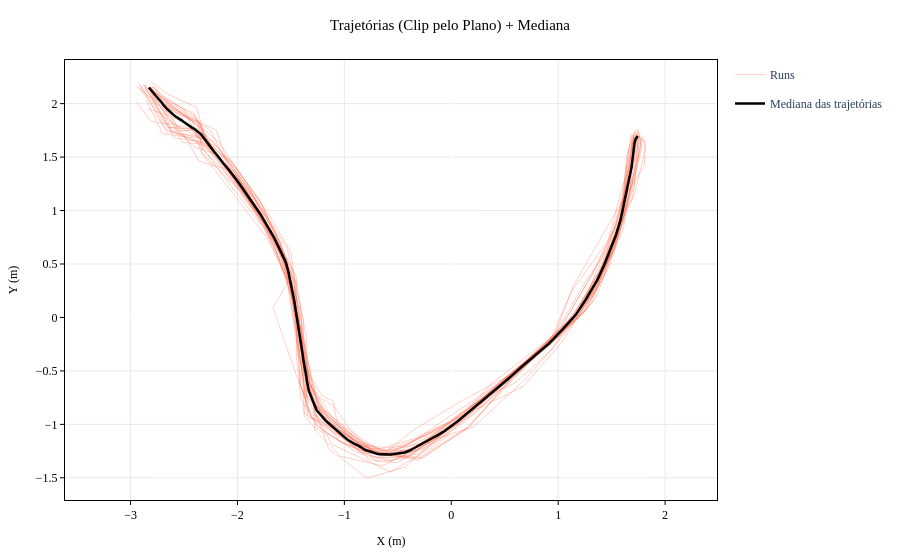

Here is the notebook cell this chart was saved with:
### Markdown cell above
**Trajetórias 2 câmeras (clip): todas as runs** com mediana calculada.

### Code cell
fig = go.Figure()

for i, (rx, ry) in enumerate(p for p in paths_clipped_2cam if p is not None):
    fig.add_trace(go.Scatter(
        x=rx, y=ry,
        mode='lines', name='Runs',
        line=dict(color='tomato', width=1),
        opacity=0.3,
        legendgroup='runs', showlegend=(i == 0)
    ))

fig.add_trace(go.Scatter(
    x=median_path_x_2cam, y=median_path_y_2cam,
    mode='lines', name='Mediana das trajetórias',
    line=dict(color='black', width=2.5)
))

fig.update_layout(
    title='Trajetórias (Clip pelo Plano) + Mediana',
    xaxis_title='X (m)', yaxis_title='Y (m)',
    yaxis_scaleanchor='x', hovermode='closest'
)
apply_ieee_style(fig)
save_fig(fig, 'wc_paths_2cam_clip_median.svg')
fig.show()

### Figure 1 — Plotly figure (JSON) as saved in the notebook; plotly's stock layout.template omitted (floating-point values rounded to 4 significant figures; data arrays with more than 128 entries replaced by an {"elided": "..."} marker saying what was removed)
{"data": [{"legendgroup": "runs", "line": {"color": "tomato", "width": 1}, "mode": "lines", "name": "Runs", "opacity": 0.3, "showlegend": true, "type": "scatter", "x": {"elided": "500 float values"}, "y": {"elided": "500 float values"}}, {"legendgroup": "runs", "line": {"color": "tomato", "width": 1}, "mode": "lines", "name": "Runs", "opacity": 0.3, "showlegend": false, "type": "scatter", "x": {"elided": "500 float values"}, "y": {"elided": "500 float values"}}, {"legendgroup": "runs", "line": {"color": "tomato", "width": 1}, "mode": "lines", "name": "Runs", "opacity": 0.3, "showlegend": false, "type": "scatter", "x": {"elided": "500 float values"}, "y": {"elided": "500 float values"}}, {"legendgroup": "runs", "line": {"color": "tomato", "width": 1}, "mode": "lines", "name": "Runs", "opacity": 0.3, "showlegend": false, "type": "scatter", "x": {"elided": "500 float values"}, "y": {"elided": "500 float values"}}, {"legendgroup": "runs", "line": {"color": "tomato", "width": 1}, "mode": "lines", "name": "Runs", "opacity": 0.3, "showlegend": false, "type": "scatter", "x": {"elided": "500 float values"}, "y": {"elided": "500 float values"}}, {"legendgroup": "runs", "line": {"color": "tomato", "width": 1}, "mode": "lines", "name": "Runs", "opacity": 0.3, "showlegend": false, "type": "scatter", "x": {"elided": "500 float values"}, "y": {"elided": "500 float values"}}, {"legendgroup": "runs", "line": {"color": "tomato", "width": 1}, "mode": "lines", "name": "Runs", "opacity": 0.3, "showlegend": false, "type": "scatter", "x": {"elided": "500 float values"}, "y": {"elided": "500 float values"}}, {"legendgroup": "runs", "line": {"color": "tomato", "width": 1}, "mode": "lines", "name": "Runs", "opacity": 0.3, "showlegend": false, "type": "scatter", "x": {"elided": "500 float values"}, "y": {"elided": "500 float values"}}, {"legendgroup": "runs", "line": {"color": "tomato", "width": 1}, "mode": "lines", "name": "Runs", "opacity": 0.3, "showlegend": false, "type": "scatter", "x": {"elided": "500 float values"}, "y": {"elided": "500 float values"}}, {"legendgroup": "runs", "line": {"color": "tomato", "width": 1}, "mode": "lines", "name": "Runs", "opacity": 0.3, "showlegend": false, "type": "scatter", "x": {"elided": "500 float values"}, "y": {"elided": "500 float values"}}, {"legendgroup": "runs", "line": {"color": "tomato", "width": 1}, "mode": "lines", "name": "Runs", "opacity": 0.3, "showlegend": false, "type": "scatter", "x": {"elided": "500 float values"}, "y": {"elided": "500 float values"}}, {"legendgroup": "runs", "line": {"color": "tomato", "width": 1}, "mode": "lines", "name": "Runs", "opacity": 0.3, "showlegend": false, "type": "scatter", "x": {"elided": "500 float values"}, "y": {"elided": "500 float values"}}, {"legendgroup": "runs", "line": {"color": "tomato", "width": 1}, "mode": "lines", "name": "Runs", "opacity": 0.3, "showlegend": false, "type": "scatter", "x": {"elided": "500 float values"}, "y": {"elided": "500 float values"}}, {"legendgroup": "runs", "line": {"color": "tomato", "width": 1}, "mode": "lines", "name": "Runs", "opacity": 0.3, "showlegend": false, "type": "scatter", "x": {"elided": "500 float values"}, "y": {"elided": "500 float values"}}, {"legendgroup": "runs", "line": {"color": "tomato", "width": 1}, "mode": "lines", "name": "Runs", "opacity": 0.3, "showlegend": false, "type": "scatter", "x": {"elided": "500 float values"}, "y": {"elided": "500 float values"}}, {"legendgroup": "runs", "line": {"color": "tomato", "width": 1}, "mode": "lines", "name": "Runs", "opacity": 0.3, "showlegend": false, "type": "scatter", "x": {"elided": "500 float values"}, "y": {"elided": "500 float values"}}, {"legendgroup": "runs", "line": {"color": "tomato", "width": 1}, "mode": "lines", "name": "Runs", "opacity": 0.3, "showlegend": false, "type": "scatter", "x": {"elided": "500 float values"}, "y": {"elided": "500 float values"}}, {"legendgroup": "runs", "line": {"color": "tomato", "width": 1}, "mode": "lines", "name": "Runs", "opacity": 0.3, "showlegend": false, "type": "scatter", "x": {"elided": "500 float values"}, "y": {"elided": "500 float values"}}, {"legendgroup": "runs", "line": {"color": "tomato", "width": 1}, "mode": "lines", "name": "Runs", "opacity": 0.3, "showlegend": false, "type": "scatter", "x": {"elided": "500 float values"}, "y": {"elided": "500 float values"}}, {"legendgroup": "runs", "line": {"color": "tomato", "width": 1}, "mode": "lines", "name": "Runs", "opacity": 0.3, "showlegend": false, "type": "scatter", "x": {"elided": "500 float values"}, "y": {"elided": "500 float values"}}, {"legendgroup": "runs", "line": {"color": "tomato", "width": 1}, "mode": "lines", "name": "Runs", "opacity": 0.3, "showlegend": false, "type": "scatter", "x": {"elided": "500 float values"}, "y": {"elided": "500 float values"}}, {"legendgroup": "runs", "line": {"color": "tomato", "width": 1}, "mode": "lines", "name": "Runs", "opacity": 0.3, "showlegend": false, "type": "scatter", "x": {"elided": "500 float values"}, "y": {"elided": "500 float values"}}, {"legendgroup": "runs", "line": {"color": "tomato", "width": 1}, "mode": "lines", "name": "Runs", "opacity": 0.3, "showlegend": false, "type": "scatter", "x": {"elided": "500 float values"}, "y": {"elided": "500 float values"}}, {"legendgroup": "runs", "line": {"color": "tomato", "width": 1}, "mode": "lines", "name": "Runs", "opacity": 0.3, "showlegend": false, "type": "scatter", "x": {"elided": "500 float values"}, "y": {"elided": "500 float values"}}, {"legendgroup": "runs", "line": {"color": "tomato", "width": 1}, "mode": "lines", "name": "Runs", "opacity": 0.3, "showlegend": false, "type": "scatter", "x": {"elided": "500 float values"}, "y": {"elided": "500 float values"}}, {"legendgroup": "runs", "line": {"color": "tomato", "width": 1}, "mode": "lines", "name": "Runs", "opacity": 0.3, "showlegend": false, "type": "scatter", "x": {"elided": "500 float values"}, "y": {"elided": "500 float values"}}, {"legendgroup": "runs", "line": {"color": "tomato", "width": 1}, "mode": "lines", "name": "Runs", "opacity": 0.3, "showlegend": false, "type": "scatter", "x": {"elided": "500 float values"}, "y": {"elided": "500 float values"}}, {"legendgroup": "runs", "line": {"color": "tomato", "width": 1}, "mode": "lines", "name": "Runs", "opacity": 0.3, "showlegend": false, "type": "scatter", "x": {"elided": "500 float values"}, "y": {"elided": "500 float values"}}, {"legendgroup": "runs", "line": {"color": "tomato", "width": 1}, "mode": "lines", "name": "Runs", "opacity": 0.3, "showlegend": false, "type": "scatter", "x": {"elided": "500 float values"}, "y": {"elided": "500 float values"}}, {"legendgroup": "runs", "line": {"color": "tomato", "width": 1}, "mode": "lines", "name": "Runs", "opacity": 0.3, "showlegend": false, "type": "scatter", "x": {"elided": "500 float values"}, "y": {"elided": "500 float values"}}, {"line": {"color": "black", "width": 2.5}, "mode": "lines", "name": "Mediana das trajetórias", "type": "scatter", "x": {"elided": "500 float values"}, "y": {"elided": "500 float values"}}], "layout": {"hovermode": "closest", "legend": {"font": {"family": "Times New Roman", "size": 12}}, "margin": {"b": 60, "l": 60, "r": 20, "t": 60}, "paper_bgcolor": "white", "plot_bgcolor": "white", "title": {"font": {"color": "black", "family": "Times New Roman", "size": 15}, "text": "Trajetórias (Clip pelo Plano) + Mediana", "x": 0.5, "xanchor": "center"}, "xaxis": {"gridcolor": "lightgrey", "gridwidth": 0.5, "linecolor": "black", "linewidth": 1, "mirror": true, "showgrid": true, "showline": true, "tickcolor": "black", "tickfont": {"color": "black", "family": "Times New Roman", "size": 12}, "ticklen": 4, "ticks": "outside", "tickwidth": 1, "title": {"font": {"color": "black", "family": "Times New Roman", "size": 12}, "text": "X (m)"}}, "yaxis": {"gridcolor": "lightgrey", "gridwidth": 0.5, "linecolor": "black", "linewidth": 1, "mirror": true, "scaleanchor": "x", "showgrid": true, "showline": true, "tickcolor": "black", "tickfont": {"color": "black", "family": "Times New Roman", "size": 12}, "ticklen": 4, "ticks": "outside", "tickwidth": 1, "title": {"font": {"color": "black", "family": "Times New Roman", "size": 12}, "text": "Y (m)"}}}}
